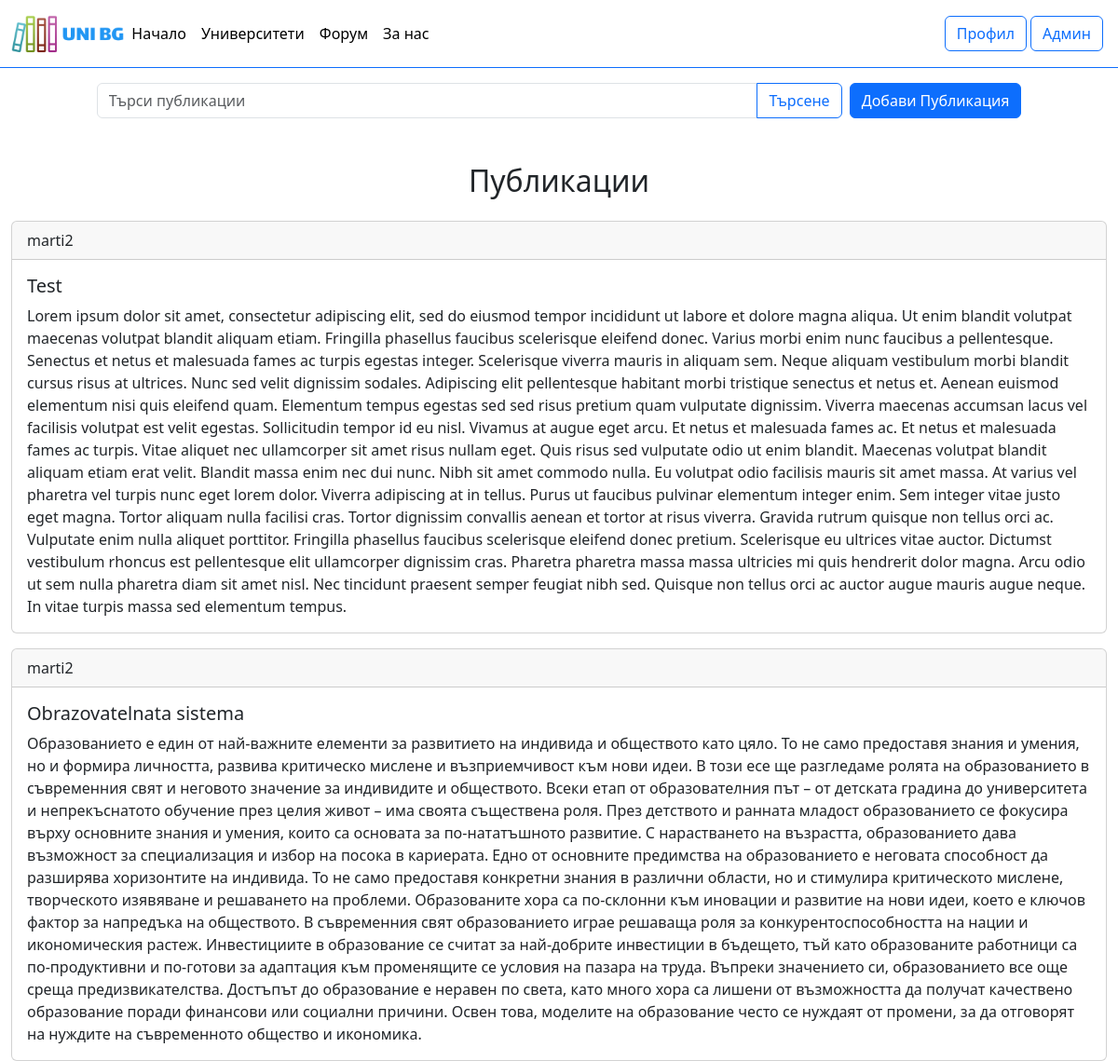
Page /Pages/forum.php (signed in) on the committed database.
### tables this page shows
CREATE TABLE `forum` (
  `idforum` int(11) NOT NULL AUTO_INCREMENT,
  `post` varchar(2000) NOT NULL,
  `user_id` int(11) NOT NULL,
  `title` varchar(45) NOT NULL,
  PRIMARY KEY (`idforum`),
  KEY `user_id_idx` (`user_id`),
  CONSTRAINT `fk_user_id` FOREIGN KEY (`user_id`) REFERENCES `user` (`id`) ON DELETE NO ACTION ON UPDATE NO ACTION
);

CREATE TABLE `user` (
  `id` int(11) NOT NULL AUTO_INCREMENT,
  `firstName` varchar(45) NOT NULL,
  `lastName` varchar(45) NOT NULL,
  `email` varchar(45) NOT NULL,
  `password` varchar(200) NOT NULL,
  `username` varchar(45) NOT NULL,
  `admin` tinyint(1) NOT NULL,
  PRIMARY KEY (`id`)
);

### Pages/forum.php (the view, shortened to what this page needs)
<?php
$servername = "localhost";
$username = "root";
$password = "";
$database = "diplomnarabota";
try {
	$connection = mysqli_connect($servername, $username, $password, $database);
} catch(PDOException $e) {
	echo "Connection failed: " . $e->getMessage();
}
?>
<!DOCTYPE html>
<html lang="en">
<head>
    <link href="https://cdn.jsdelivr.net/npm/bootstrap@5.3.0-alpha3/dist/css/bootstrap.min.css" rel="stylesheet">
    <link rel="stylesheet" type="text/css" href="../style.css">
</head>
<body>
    <header>
    </header>
    <main>
        <div class="container-fluid">
        <?php if (isset($_SESSION['firstName']) && isset($_SESSION['lastName'])) { ?>
            <div class="row mt-3">
                <div class="col d-flex justify-content-center">
                    <form action="forum-search.php?searching=true" method="POST" class="form-inline input-group uni-search">
                        <input class="form-control"  name="word-search" type="search" placeholder="Търси публикации" value="">
                        <input type="submit" value="Търсене" class="btn btn-outline-primary input-group-addon">
                    </form>
                    <a href="forum-make-post.php" class="btn btn-primary" style="margin-left: 1vh !important;">Добави Публикация</a>
                </div>
            </div>
            <div class="row mt-5 align-center">
                <div class="col">
                    <h2>Публикации</h2>
                </div>
            </div>
            <?php
                $posts = mysqli_query($connection, "SELECT * FROM forum ORDER BY idforum DESC");
                while ($row = $posts->fetch_assoc()){
                $main=mysqli_query($connection, "Select * from forum where idforum='{$row["idforum"]}'");
                $post=$main->fetch_assoc();
                $main2=mysqli_query($connection, "Select * from user where user.id='{$row["user_id"]}'");
                $user=$main2->fetch_assoc();
            ?>
            <div class="row mt-3">
                <div class="col d-flex justify-content-center">
                    <div class="card" style="width: 150vh;">
                        <div class="card-header"><?php echo $user['username'] ?></div>
                        <div class="card-body">
                            <h5 class="card-title"><?php echo $post['title'] ?></h5>
                            <p class="card-text"><?php echo $post['post'] ?></p>
                        </div>
                    </div>
                </div>
            </div>
            <?php } ?>
        </div>
    <?php } ?>
    </main>
</body>
</html>

### style.css (style rules this page uses)
nav { background-color: white; border-bottom: solid 1px #0d6efd; }
.align-center { text-align: center; }
.uni-search { width: 100vh; }
header { text-align: center; }

### rows in the picture
forum: user.username "marti2", title "Test", post "Lorem ipsum dolor sit amet, consectetur adipiscing elit, sed do eiusmod tempor incididunt ut labore et dolore magna aliqua. Ut enim blandit volutpat maecenas volutpat blandit aliquam etiam. Fringilla phasellus faucibus scelerisque eleifend donec. Varius morbi enim nunc faucibus a pellentesque. Senectus et netus et malesuada fames ac turpis egestas integer. Scelerisque viverra mauris in aliquam sem. Neque aliquam vestibulum morbi blandit cursus risus at ultrices. Nunc sed velit dignissim sodales. Adipiscing elit pellentesque habitant morbi tristique senectus et netus et. Aenean euismod elementum nisi quis eleifend quam. Elementum tempus egestas sed sed risus pretium quam vulputate dignissim.…"
forum: user.username "marti2", title "Obrazovatelnata sistema", post "Образованието е един от най-важните елементи за развитието на индивида и обществото като цяло. То не само предоставя знания и умения, но и формира личността, развива критическо мислене и възприемчивост към нови идеи. В този есе ще разгледаме ролята на образованието в съвременния свят и неговото значение за индивидите и обществото. Всеки етап от образователния път – от детската градина до университета и непрекъснатото обучение през целия живот – има своята съществена роля. През детството и ранната младост образованието се фокусира върху основните знания и умения, които са основата за по-нататъшното развитие. С нарастването на възрастта, образованието дава възможност за специализация и избор…"
